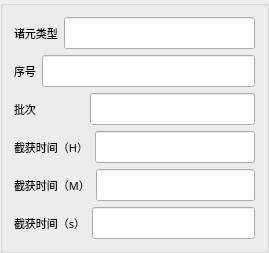
         <widget class="QGroupBox" name="groupBox_42">
          <property name="enabled">
           <bool>true</bool>
          </property>
          <property name="maximumSize">
           <size>
            <width>16777215</width>
            <height>16777215</height>
           </size>
          </property>
          <property name="font">
           <font>
            <family>微软雅黑</family>
            <pointsize>13</pointsize>
            <weight>75</weight>
            <bold>true</bold>
           </font>
          </property>
          <property name="mouseTracking">
           <bool>false</bool>
          </property>
          <property name="title">
           <string />
          </property>
          <property name="flat">
           <bool>false</bool>
          </property>
          <property name="checkable">
           <bool>false</bool>
          </property>
          <layout class="QGridLayout" name="gridLayout_16">
           <item row="0" column="0">
            <layout class="QGridLayout" name="gridLayout_21">
             <item row="0" column="0">
              <layout class="QHBoxLayout" name="horizontalLayout_47">
               <item>
                <widget class="QLabel" name="label_35">
                 <property name="minimumSize">
                  <size>
                   <width>0</width>
                   <height>0</height>
                  </size>
                 </property>
                 <property name="font">
                  <font>
                   <family>微软雅黑</family>
                   <pointsize>8</pointsize>
                   <weight>50</weight>
                   <bold>false</bold>
                  </font>
                 </property>
                 <property name="text">
                  <string>诸元类型</string>
                 </property>
                </widget>
               </item>
               <item>
                <widget class="QLineEdit" name="lineEdit_TypesOfElements">
                 <property name="font">
                  <font>
                   <family>微软雅黑</family>
                   <pointsize>13</pointsize>
                   <weight>50</weight>
                   <bold>false</bold>
                  </font>
                 </property>
                </widget>
               </item>
              </layout>
             </item>
             <item row="1" column="0">
              <layout class="QHBoxLayout" name="horizontalLayout_48">
               <item>
                <widget class="QLabel" name="label_36">
                 <property name="minimumSize">
                  <size>
                   <width>0</width>
                   <height>0</height>
                  </size>
                 </property>
                 <property name="font">
                  <font>
                   <family>微软雅黑</family>
                   <pointsize>8</pointsize>
                   <weight>50</weight>
                   <bold>false</bold>
                  </font>
                 </property>
                 <property name="text">
                  <string>序号</string>
                 </property>
                </widget>
               </item>
               <item>
                <widget class="QLineEdit" name="lineEdit_ZhuyuanSerialNumber">
                 <property name="font">
                  <font>
                   <family>微软雅黑</family>
                   <pointsize>13</pointsize>
                   <weight>50</weight>
                   <bold>false</bold>
                  </font>
                 </property>
                </widget>
               </item>
              </layout>
             </item>
             <item row="2" column="0">
              <layout class="QHBoxLayout" name="horizontalLayout_49">
               <item>
                <widget class="QLabel" name="label_37">
                 <property name="minimumSize">
                  <size>
                   <width>70</width>
                   <height>0</height>
                  </size>
                 </property>
                 <property name="font">
                  <font>
                   <family>微软雅黑</family>
                   <pointsize>8</pointsize>
                   <weight>50</weight>
                   <bold>false</bold>
                  </font>
                 </property>
                 <property name="text">
                  <string>批次</string>
                 </property>
                </widget>
               </item>
               <item>
                <widget class="QLineEdit" name="lineEdit_ZhuyuanBatch">
                 <property name="font">
                  <font>
                   <family>微软雅黑</family>
                   <pointsize>13</pointsize>
                   <weight>50</weight>
                   <bold>false</bold>
                  </font>
                 </property>
                </widget>
               </item>
              </layout>
             </item>
             <item row="3" column="0">
              <layout class="QHBoxLayout" name="horizontalLayout_50">
               <item>
                <widget class="QLabel" name="label_38">
                 <property name="minimumSize">
                  <size>
                   <width>70</width>
                   <height>0</height>
                  </size>
                 </property>
                 <property name="font">
                  <font>
                   <family>微软雅黑</family>
                   <pointsize>8</pointsize>
                   <weight>50</weight>
                   <bold>false</bold>
                  </font>
                 </property>
                 <property name="text">
                  <string>截获时间（H）</string>
                 </property>
                </widget>
               </item>
               <item>
                <widget class="QLineEdit" name="lineEdit_ZhuyuanInterceptionh">
                 <property name="font">
                  <font>
                   <family>微软雅黑</family>
                   <pointsize>13</pointsize>
                   <weight>50</weight>
                   <bold>false</bold>
                  </font>
                 </property>
                </widget>
               </item>
              </layout>
             </item>
             <item row="4" column="0">
              <layout class="QHBoxLayout" name="horizontalLayout_51">
               <item>
                <widget class="QLabel" name="label_39">
                 <property name="minimumSize">
                  <size>
                   <width>70</width>
                   <height>0</height>
                  </size>
                 </property>
                 <property name="font">
                  <font>
                   <family>微软雅黑</family>
                   <pointsize>8</pointsize>
                   <weight>50</weight>
                   <bold>false</bold>
                  </font>
                 </property>
                 <property name="text">
                  <string>截获时间（M）</string>
                 </property>
                </widget>
               </item>
               <item>
                <widget class="QLineEdit" name="lineEdit_ZhuyuanInterceptionm">
                 <property name="font">
                  <font>
                   <family>微软雅黑</family>
                   <pointsize>13</pointsize>
                   <weight>50</weight>
                   <bold>false</bold>
                  </font>
                 </property>
                </widget>
               </item>
              </layout>
             </item>
             <item row="5" column="0">
              <layout class="QHBoxLayout" name="horizontalLayout_52">
               <item>
                <widget class="QLabel" name="label_40">
                 <property name="minimumSize">
                  <size>
                   <width>0</width>
                   <height>0</height>
                  </size>
                 </property>
                 <property name="font">
                  <font>
                   <family>微软雅黑</family>
                   <pointsize>8</pointsize>
                   <weight>50</weight>
                   <bold>false</bold>
                  </font>
                 </property>
                 <property name="text">
                  <string>截获时间（s）</string>
                 </property>
                </widget>
               </item>
               <item>
                <widget class="QLineEdit" name="lineEdit_ZhuyuanInterceptions">
                 <property name="font">
                  <font>
                   <family>微软雅黑</family>
                   <pointsize>13</pointsize>
                   <weight>50</weight>
                   <bold>false</bold>
                  </font>
                 </property>
                </widget>
               </item>
              </layout>
             </item>
            </layout>
           </item>
          </layout>
         </widget>
